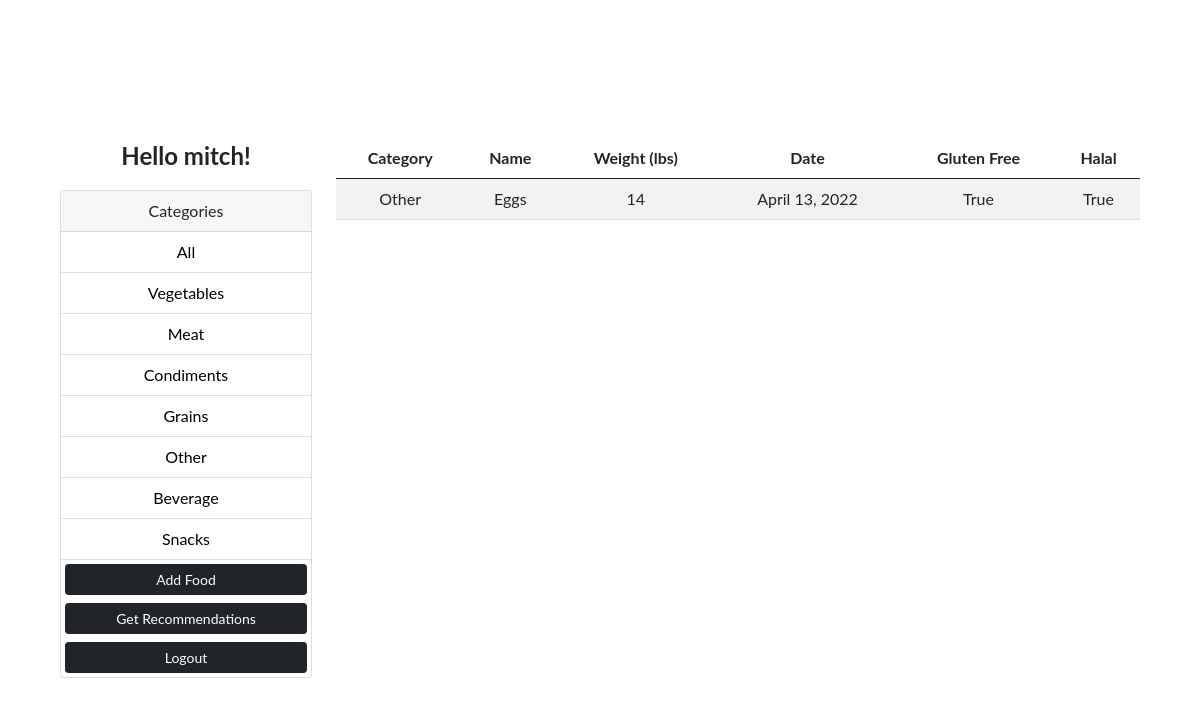
The app's page /?category=Other (signed in) with its own data.
### photos/models.py (models this page shows, shortened)
class Category(models.Model):
    class Meta:
        verbose_name = 'Category'
        verbose_name_plural = 'Categories'
    user = models.ForeignKey(
        User, on_delete=models.SET_NULL, null=True, blank=True)
    name = models.CharField(max_length=100, null=False, blank=False)

class Food(models.Model):
    class Meta:
        verbose_name = 'Food'
        verbose_name_plural = 'Foods'
    category = models.ForeignKey(
        Category, on_delete=models.SET_NULL, null=True, blank=True)
    name = models.CharField(max_length=30)
    weight = models.IntegerField()
    date = models.DateField()
    glutenFree = models.BooleanField()
    halal = models.BooleanField()
    destination = models.CharField(max_length=30)

### photos/views.py (the view)
# urls.py: path('', views.gallery, name='gallery'),
@login_required(login_url='login')
def gallery(request):
    user = request.user
    category = request.GET.get('category')
    if category == None:
        foods = Food.objects.filter(category__user=user)
    else:
        foods = Food.objects.filter(
            category__name=category, category__user=user)
    categories = Category.objects.filter(user=user)
    context = {'categories': categories, 'foods': foods}
    return render(request, 'photos/gallery.html', context)

### photos/templates/photos/gallery.html (shortened to what this page needs)
<!DOCTYPE html>
<html lang="en">
<head>
    <link href="https://cdn.jsdelivr.net/npm/bootstrap@5.0.0-beta1/dist/css/bootstrap.min.css" rel="stylesheet"
>
</head>
<body class="m-5 lato">
    <div class="container vc">
        <div class="row vc">
            <div class="col-md-3">
                {% if request.user.is_authenticated %}
                <p class="lato" style="font-size:3vh;"><strong>Hello {{request.user}}!</strong></p>
                {% endif %}
                <div class="card">
                    <div class="card-header">
                        Categories
                    </div>
                    <ul class="list-group list-group-flush">
                        <li class="list-group-item">
                            <a href="{% url 'gallery' %}">All</a>
                        </li>
                        {% for category in categories %}
                        <li class=" list-group-item">
                            <a href="{% url 'gallery' %}?category={{category.name}}">
                                {{category.name}}
                            </a>
                        </li>
                        {% endfor %}
                        <a href="{% url 'add' %}" class="btn btn-dark btn-block btn-sm m-1">Add Food</a>
                        <a href="{% url 'recommendations' %}" class="btn btn-dark btn-block btn-sm m-1">Get Recommendations</a>
                        <a href="{% url 'logout' %}" class="btn btn-dark btn-block btn-sm m-1">Logout</a>
                    </ul>
                </div>
            </div>
            <div class="col-md-9">
                <div class="table-responsive">
                    <table class="table table-striped">
                        <thead>
                            <th>Category</th>
                            <th>Name</th>
                            <th>Weight (lbs)</th>
                            <th>Date</th>
                            <th>Gluten Free</th>
                            <th>Halal</th>
                        </thead>
                            {% for food in foods %}
                            <tr>
                            <td>{{food.category.name}}</td>
                            <td>{{food.name}}</td>
                            <td>{{food.weight}}</td>
                            <td>{{food.date}}</td>
                            <td>{{food.glutenFree}}</td>
                            <td>{{food.halal}}</td>
                            </tr>
                            {% empty %}
                            <td>No items...</td>
                            {% endfor %}
                    </table>
                </div>
            </div>
        </div>
    </div>
</body>
</html>

### photos/templates/photos/gallery.html (style rules this page uses)
.list-group-item a { text-decoration: none; color: black; }
.lato { font-family: 'Lato', sans-serif; }
.vc { text-align: center; position: relative; top: 50%; -ms-transform: translateY(-50%); -webkit-transform: translateY(-50%); transform: translateY(-50%); }
.container { height:100%; width: 100%; }
html { height:100%; }
body { height:90%; }

### records on screen
Category: name "Vegetables"
Category: name "Meat"
Category: name "Condiments"
Category: name "Grains"
Category: name "Other"
Category: name "Beverage"
Category: name "Snacks"
Food: category.name "Other", name "Eggs", weight "14", date "April 13, 2022", glutenFree "True", halal "True"

### other values on screen
{{ request.user }} "mitch"
